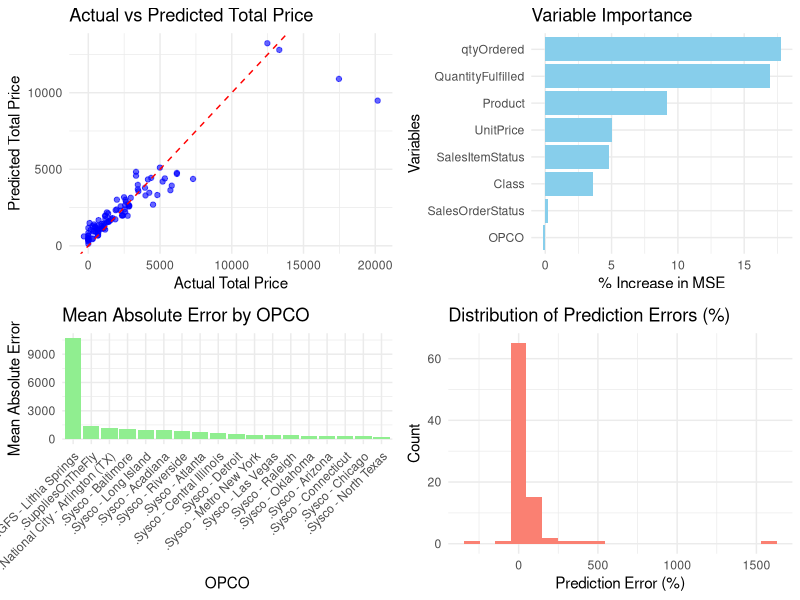

Write R code to recreate this figure.
## ---- chunk 1
# Load required libraries
library(readxl)
library(randomForest)
library(dplyr)
library(ggplot2)
library(tidyr)
library(gridExtra)

sample_data <-read_xlsx("SaleData1.xlsx")
# Take first 100 rows
sample_data <- head(sample_data, 100)

# Prepare data for modeling
model_data <- sample_data %>%
  # Select relevant columns
  select(OPCO, Product, Class, SalesOrderStatus, SalesItemStatus,
         qtyOrdered, QuantityFulfilled, UnitPrice, TotalPrice) %>%
  # Convert categorical variables to factors
  mutate(across(c(OPCO, Product, Class, SalesOrderStatus, SalesItemStatus), as.factor)) %>%
  na.omit()

# Split predictors and response
X <- model_data %>% select(-TotalPrice)
y <- model_data$TotalPrice

# Train random forest model
set.seed(123)
rf_model <- randomForest(
  x = X,
  y = y,
  ntree = 500,
  importance = TRUE
)

# Create performance analysis dataframe
performance_df <- data.frame(
  predicted = predict(rf_model),
  actual = y
)

# Calculate performance metrics
metrics <- data.frame(
  Metric = c("R-squared", "Mean Abs Error", "RMSE", "Mean Error %"),
  Value = c(
    round(1 - sum((performance_df$actual - performance_df$predicted)^2) / 
          sum((performance_df$actual - mean(performance_df$actual))^2), 3),
    round(mean(abs(performance_df$actual - performance_df$predicted)), 2),
    round(sqrt(mean((performance_df$actual - performance_df$predicted)^2)), 2),
    round(mean(abs(performance_df$actual - performance_df$predicted)/performance_df$actual * 100), 2)
  )
)

# Create visualizations
# 1. Actual vs Predicted Plot
p1 <- ggplot(performance_df, aes(x = actual, y = predicted)) +
  geom_point(alpha = 0.6, color = "blue") +
  geom_abline(slope = 1, intercept = 0, color = "red", linetype = "dashed") +
  labs(title = "Actual vs Predicted Total Price",
       x = "Actual Total Price",
       y = "Predicted Total Price") +
  theme_minimal()

# 2. Variable Importance Plot
imp_df <- data.frame(
  Variable = rownames(importance(rf_model)),
  IncMSE = importance(rf_model)[,1]
) %>%
  arrange(desc(IncMSE))

p2 <- ggplot(imp_df, aes(x = reorder(Variable, IncMSE), y = IncMSE)) +
  geom_bar(stat = "identity", fill = "skyblue") +
  coord_flip() +
  labs(title = "Variable Importance",
       x = "Variables",
       y = "% Increase in MSE") +
  theme_minimal()

# 3. Error Analysis by OPCO
performance_df$OPCO <- model_data$OPCO
error_by_opco <- performance_df %>%
  group_by(OPCO) %>%
  summarise(
    mean_error = mean(abs(actual - predicted)),
    count = n()
  ) %>%
  arrange(desc(mean_error))

p3 <- ggplot(error_by_opco, aes(x = reorder(OPCO, -mean_error), y = mean_error)) +
  geom_bar(stat = "identity", fill = "lightgreen") +
  labs(title = "Mean Absolute Error by OPCO",
       x = "OPCO",
       y = "Mean Absolute Error") +
  theme_minimal() +
  theme(axis.text.x = element_text(angle = 45, hjust = 1))

# 4. Error Distribution
performance_df$error_percent <- (performance_df$predicted - performance_df$actual) / 
                               performance_df$actual * 100

p4 <- ggplot(performance_df, aes(x = error_percent)) +
  geom_histogram(fill = "salmon", bins = 20) +
  labs(title = "Distribution of Prediction Errors (%)",
       x = "Prediction Error (%)",
       y = "Count") +
  theme_minimal()

# Print results
print("Model Performance Metrics:")
print(metrics)

# Display plots in a grid
grid.arrange(p1, p2, p3, p4, ncol = 2)

# Additional Analysis: Performance by Class
error_by_class <- performance_df %>%
  mutate(Class = model_data$Class) %>%
  group_by(Class) %>%
  summarise(
    mean_error = mean(abs(actual - predicted)),
    mean_error_percent = mean(abs(actual - predicted)/actual * 100),
    count = n()
  ) %>%
  arrange(desc(mean_error))

print("\nError Analysis by Class:")
print(error_by_class)

# Top influential categorical values
categorical_importance <- data.frame(
  Feature = names(rf_model$importance[,1]),
  Importance = rf_model$importance[,1]
) %>%
  arrange(desc(Importance)) %>%
  head(10)

print("\nTop 10 Most Important Features:")
print(categorical_importance)
